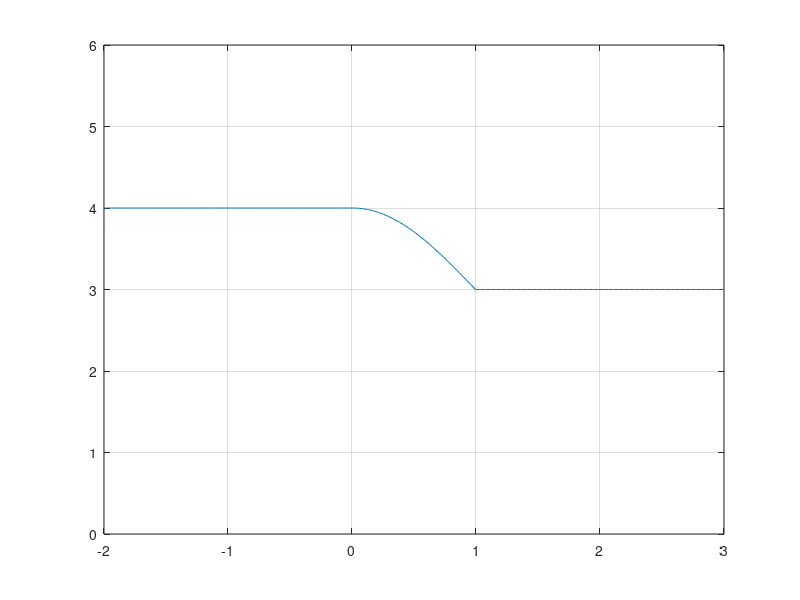

Recreate this plot in MATLAB.
t=linspace(-2,3,500);
Signal = [4*ones(1,200) sin(2*pi*1/4*linspace(0,1,100)+pi/2)+3 3*ones(1,200)];
figure('Name','Question 1','NumberTitle','off');

plot(t,Signal)
ylim([0 6])
set(gca,'xtick',-2:3)
grid on;